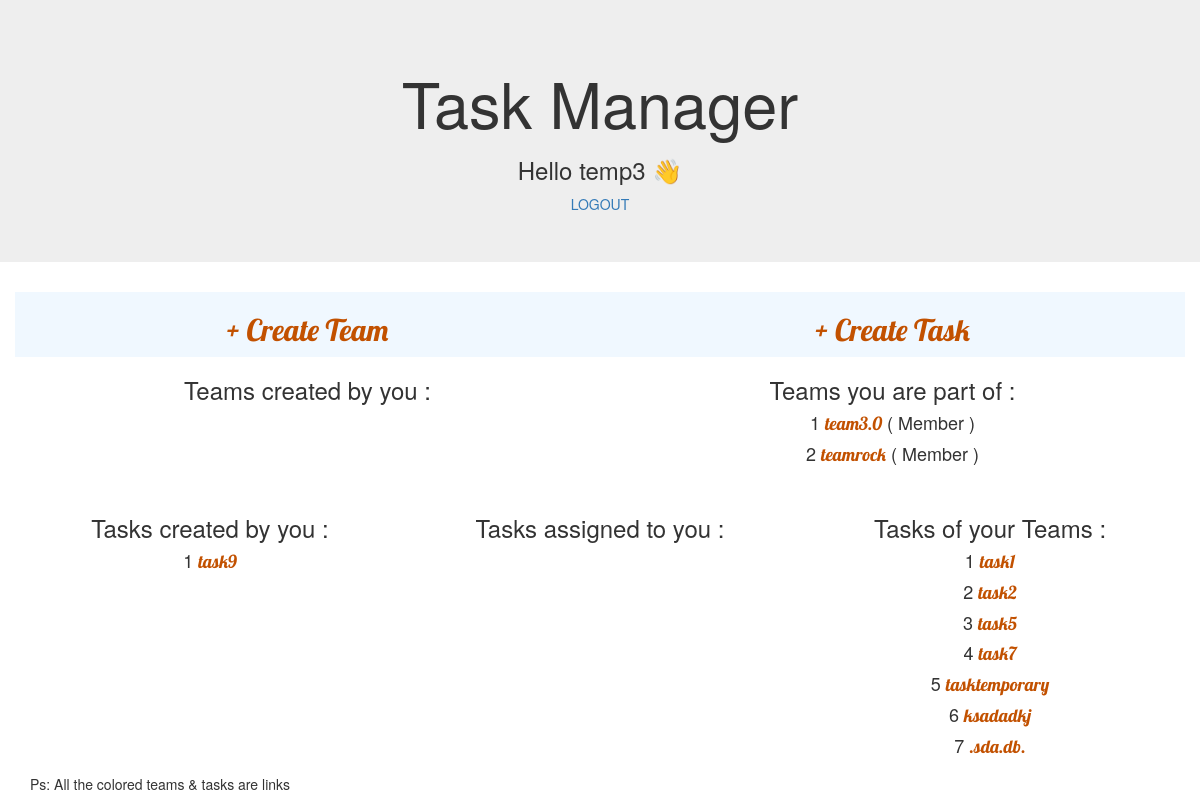
Screenshot of / (signed in) with the database file from the repository.
### taskapp/models.py (models this page shows, shortened)
class Team(models.Model):
    class Meta:
        verbose_name = _("Team")
        verbose_name_plural = _("Teams")
    title = models.CharField(_("title"), max_length=200)
    created_by = models.ForeignKey(settings.AUTH_USER_MODEL, related_name='team_created', verbose_name=_('created by'),
                                   on_delete=models.SET_NULL, null=True)
    users = models.ManyToManyField(User)
    def __str__(self):
        return self.title

class Task(models.Model):
    class Meta:
        verbose_name = _("Task")
        verbose_name_plural = _("Tasks")
    STATUSES = (
        ('to-do', _('To Do')),
        ('planned', _('Planned')),
        ('in_progress', _('In Progress')),
        ('done', _('Done')),
        ('dismissed', _('Dismissed'))
    )
    title = models.CharField(_("title"), max_length=50)
    description = models.TextField(max_length=1000)
    team = models.ForeignKey(Team,on_delete=models.PROTECT, null =True, blank = True)
    created_by = models.ForeignKey(settings.AUTH_USER_MODEL, related_name='task_creator', verbose_name=_('task_creator'),
                                   on_delete=models.PROTECT, null=False)
    assignee = models.ManyToManyField(User,related_name='task_assigne', verbose_name=_('task_assigne'), null=True,blank=True)
    status = models.CharField(_("status"), max_length=20, choices=STATUSES,default='to-do')
    created_at = models.DateTimeField(_("created at"), auto_now_add=True, editable=False)
    last_modified = models.DateTimeField(_("last modified"), auto_now=True, editable=False)
    def __str__(self):
        return self.title

### taskapp/views.py (the view)
# urls.py: path('', views.home,name='home'),
def home(request):
    if request.user.is_anonymous:
        return render(request,'home.html')
    teams = [team for team in Team.objects.all() if request.user in team.users.all()]
    teams_created = [team for team in Team.objects.all() if request.user == team.created_by]
    tasks_created = [task for task in Task.objects.all() if request.user == task.created_by]
    tasks_assigned = [task for task in Task.objects.all() if request.user == task.assignee]
    my_team_tasks = []
    for team in teams:
        for task in Task.objects.all():
            if task.team == team:
                my_team_tasks.append(task)
    return render(request,'home.html', {'teams': teams,'teams_created': teams_created, 'tasks_created': tasks_created,'tasks_assigned': tasks_assigned,'my_team_tasks': my_team_tasks})

### taskapp/templates/home.html (shortened to what this page needs)
<!DOCTYPE html>
<html>
<head>
    <link rel="stylesheet" href="//maxcdn.bootstrapcdn.com/bootstrap/3.2.0/css/bootstrap-theme.min.css">
    <link rel="stylesheet" href="https://maxcdn.bootstrapcdn.com/bootstrap/3.4.0/css/bootstrap.min.css">
    {% load static %}
    <link rel="stylesheet" href="{% static 'css/index.css' %}">
</head>
<body>
    {% if user.is_authenticated %}
    <div class="jumbotron text-center">
        <h1>Task Manager</h1>
        <h3>Hello {{user.username}} 👋</h3>
        <a href="{% url 'logout' %}">LOGOUT</a>
    </div>
    <div class="container" style="background-color:aliceblue; text-align: center;">
        <div class="row">
            <div class = "col-md-6">
                <h2><a href="{% url 'teamreg' %}">+ Create Team</a></h2>
            </div>
            <div class = "col-md-6">
                <h2><a href="{% url 'taskreg' %}">+ Create Task</a></h2>
            </div>
        </div>
    </div>
    <div class="container">
        <div class="row">
            <div class="col-sm-6">
                <h3>Teams created by you : </h3>
            </div>
            <div class="col-sm-6">
            <h3>Teams you are part of : </h3>
                {% for team in teams %}
                <h4>{{ forloop.counter | linebreaksbr}}   <a href="{% url 'teamview' string=team.title %}"> {{team}}</a> ( Member )</h4>
                {% endfor %}
            </div>
        </div>
        <br>
        <div class="row">
            <div class="col-sm-4">
                <h3>Tasks created by you : </h3>
                {% for task in tasks_created %}
                    <h4>{{ forloop.counter | linebreaksbr}} <a href="{% url 'taskview' string=task.title %}">{{task}}</a></h4>
                {% endfor %}
            </div>
            <div class="col-sm-4">
                <h3>Tasks assigned to you :</h3>
            </div>
            <div class="col-sm-4">
                <h3>Tasks of your Teams :</h3>
                {% for task in my_team_tasks %}
                    <h4>{{ forloop.counter | linebreaksbr}} <a href="{% url 'taskview' string=task.title %}">{{task}}</a></h4>
                {% endfor %}
            </div>
        </div>
        <div class="footer">
            <h5>Ps: All the colored teams & tasks are links</h5>
        </div>
    </div>
	{% endif %}
</body>
</html>

### taskapp/static/css/index.css (style rules this page uses)
h1 a, h2 a, h3 a, h4 a, h5 a { color: #C25100; font-family: 'Lobster'; }
.col-sm-6, .col-sm-4 { text-align: center; }

### rows the page displays
Team: title "team3.0"
Team: title "teamrock"
Task: title "task9"
Task: title "task1"
Task: title "task2"
Task: title "task5"
Task: title "task7"
Task: title "tasktemporary"
Task: title "ksadadkj"
Task: title ".sda.db."

### other values shown
{{ user.username }} "temp3"
